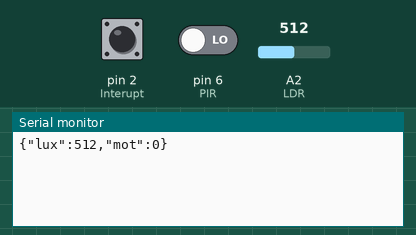
A sketch run on a simulated Arduino Uno, built with avr-gcc and run on an emulated ATmega328P. On the bench: the last lines printed to the serial monitor. Inputs (shaded band) come from the test bench; at power-on: A2 (LDR) = 512, pin 6 (PIR) LOW, pin 2 (Interupt) HIGH.

Above: at 1.2 s.
1.3 s: A2 (LDR) set to 716
At 2.6 s:
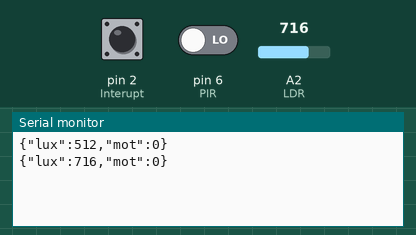
2.8 s: pin 6 (PIR) driven HIGH
At 3.3 s:
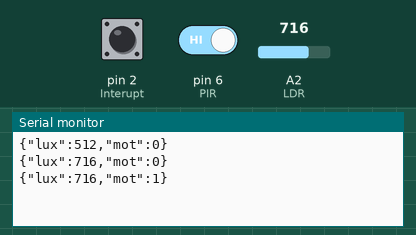
4.3 s: A2 (LDR) set to 900
At 5.6 s:
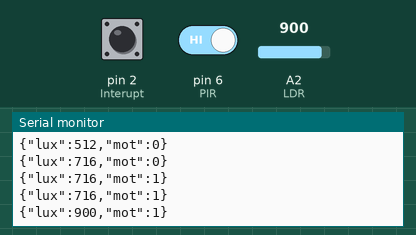
5.8 s: pin 6 (PIR) driven LOW
At 6.8 s:
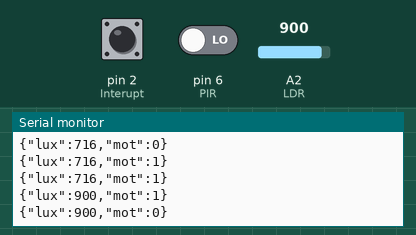
Timing chart, 0 to 8.3 s (numbered marks = the images above; inputs shaded):
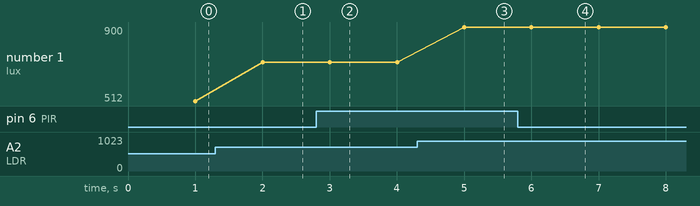

Measured:
- after the input at 1.3 s, the serial monitor: prints a new line after 0.70 s (image 1)
- after the input at 2.8 s, the serial monitor: prints a new line after 0.20 s (image 2)
- after the input at 4.3 s, the serial monitor: prints a new line after 0.70 s (image 3)
- after the input at 5.8 s, the serial monitor: prints a new line after 0.20 s (image 4)
- plotted number 1: 512 → 716 after the input at 1.3 s, 716 → 900 after the input at 4.3 s

The sketch:

LightControl.ino
```cpp
#define Trigger 9
#define PIR 6
#define LDR A2

const byte Interupt = 2;
int delayTime =  0; // DelayTime values are 8500, 1050, 0

char data[33];
unsigned long lastSendTime = 0;

void setup() {
  Serial.begin(9600);
  pinMode(Trigger, OUTPUT);
  pinMode(PIR, INPUT);
  pinMode(LDR, INPUT);
  pinMode(Interupt, INPUT_PULLUP);
  attachInterrupt(digitalPinToInterrupt(Interupt), DELAY, FALLING);
}

void loop() {
  lightEffect();
  sendData();
}

void sendData() {
  if (millis() - lastSendTime >= 1000) {
    sprintf(data, "{\"lux\":%d,\"mot\":%d}", analogRead(LDR), digitalRead(PIR));
    Serial.println(data);
    lastSendTime = millis();
  }
}

void DELAY() {
  digitalWrite(Trigger, delayTime != 0);
  if (delayTime > 0 && delayTime != 1050) {
    delayMicroseconds(delayTime);
    digitalWrite(Trigger, LOW);
  }
}

void lightEffect() {
  if (analogRead(LDR) <  1000) {
    delayTime = 8500;
    if (digitalRead(PIR) == 1) {
      delayTime = 1050;
    }
  } else {
    delayTime = 0;
  }
}
```
